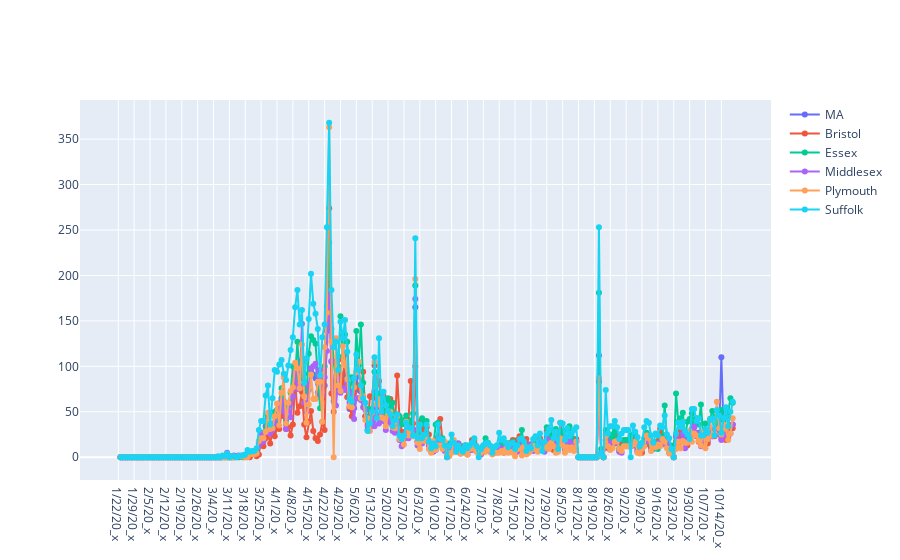

The notebook cell saved with this chart:
### Markdown cell above
#### Plot Daily Trends ( New Cases)

### Code cell
#Plotting Daily trends 

trace0 = go.Scatter(x=dailyTrendsCases.index, y=dailyTrendsCases["MA Cases(Norm)"], 
                    name="MA", 
                    mode="lines+markers") 

trace1 = go.Scatter(x=dailyTrendsCases.index, y=dailyTrendsCases["Bristol Cases(Norm)"], 
                    name="Bristol", 
                    mode="lines+markers")  

trace2 = go.Scatter(x=dailyTrendsCases.index, y=dailyTrendsCases["Essex Cases(Norm)"], 
                    name="Essex", 
                    mode="lines+markers") 

trace3 = go.Scatter(x=dailyTrendsCases.index, y=dailyTrendsCases["Middlesex Cases(Norm)"], 
                    name="Middlesex", 
                    mode="lines+markers") 

trace4 = go.Scatter(x=dailyTrendsCases.index, y=dailyTrendsCases["Plymouth Cases(Norm)"], 
                    name="Plymouth", 
                    mode="lines+markers") 

trace5 = go.Scatter(x=dailyTrendsCases.index, y=dailyTrendsCases["Suffolk Cases(Norm)"], 
                    name="Suffolk", 
                    mode="lines+markers") 


mydata = go.Data([trace0, trace1,trace2, trace3,trace4,trace5])

mylayout = go.Layout(
    title=""
)

fig = go.Figure(data=mydata, layout=mylayout)

plotly.offline.iplot(fig, filename = '')

### Figure 1 — Plotly figure (JSON) as saved in the notebook; plotly's stock layout.template omitted (floating-point values rounded to 4 significant figures; data arrays with more than 128 entries replaced by an {"elided": "..."} marker saying what was removed)
{"data": [{"mode": "lines+markers", "name": "MA", "type": "scatter", "x": {"elided": "272 str values"}, "y": {"elided": "272 int values"}}, {"mode": "lines+markers", "name": "Bristol", "type": "scatter", "x": {"elided": "272 str values"}, "y": {"elided": "272 int values"}}, {"mode": "lines+markers", "name": "Essex", "type": "scatter", "x": {"elided": "272 str values"}, "y": {"elided": "272 int values"}}, {"mode": "lines+markers", "name": "Middlesex", "type": "scatter", "x": {"elided": "272 str values"}, "y": {"elided": "272 int values"}}, {"mode": "lines+markers", "name": "Plymouth", "type": "scatter", "x": {"elided": "272 str values"}, "y": {"elided": "272 int values"}}, {"mode": "lines+markers", "name": "Suffolk", "type": "scatter", "x": {"elided": "272 str values"}, "y": {"elided": "272 int values"}}], "layout": {"title": {"text": ""}}}
